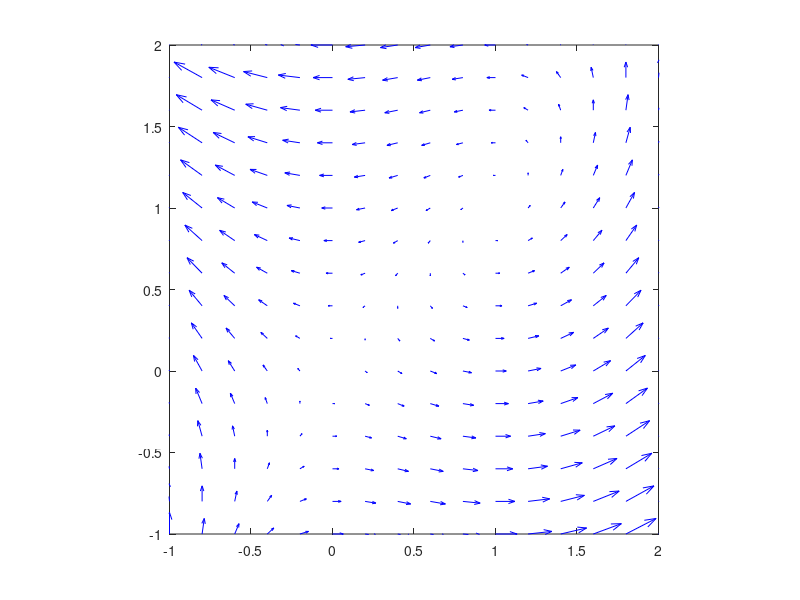

Here is the MATLAB script that generated this plot: (Note: this script raises an error after producing the figure.)
%Phong Thanh Trinh

clear; close; clc;

% Set parameters
f1 = @(x1,x2) x1 - x2; f2 = @(x1,x2) x1.*(x1 - 1);
x1_range = [-1,2]; x2_range = [-1,2]; step = 0.2;

% Plot vector field
x1 = x1_range(1):step:x1_range(2);
x2 = x2_range(1):step:x2_range(2);
[X1,X2] = meshgrid(x1,x2);
quiver(X1,X2,f1(X1,X2),f2(X1,X2),'b'); 
hold on;
axis equal; 
xlim(x1_range);
ylim(x2_range);

% Plot nullclines using fimplicit
fimplicit(f1, x1_range,'--')
fimplicit(f2, x2_range)

% Find critical points
response = input('Find a critical point? (y/n): ','s');
while response == 'y'
    x0 = input('Enter an initial guess [x1,x2]: ');
    % Compute critical point
    F = @(x) [f1(x(1), x(2)); f2(x(1),x(2))];
    options = optimoptions('fsolve', 'Display', 'none');
    critical = fsolve(F, x0,options);
    disp(['Found a critical point at x1 = ', num2str(critical(1)), ' and x2 = ', num2str(critical(2)), '.'])
    plot(critical(1), critical(2), 'r.', 'Markersize', 20);
    response = input('Find a critical point? (y/n): ','s');
end

% Define RHS of system of equations
odefun = @(t,x) [f1(x(1),x(2)); f2(x(1),x(2))];

% Set options for ode45
options = odeset('Events', @(t,x) stop(t,x,odefun,x1_range,x2_range),'RelTol',1e-8,'AbsTol',1e-10);

% Plot sample solutions given some initial conditions
response = input('Plot a solution? (y/n): ','s');
while response == 'y'
    x0 = input('Enter initial condition [x1(0),x2(0)]: ');
    % Plot solution on [0,Inf] and [0,-Inf]
    hold on;
    tspan = [0,inf];
    [T,Y] = ode45(odefun, tspan, x0, options);
    plot(Y(:,1), Y(:,2), "b");
    tspan = [0, -inf];
    [T,Y] = ode45(odefun, tspan, x0, options);
    plot(Y(:,1), Y(:,2), "b");
    response = input('Plot a solution? (y/n): ','s');
end

% Set stopping criteria for ode45 when computing solutions
function [value,isterminal,direction] = stop(t,x,odefun,x1_range,x2_range)
    value = [1,1,1];
    x1_mid = mean(x1_range);
    x2_mid = mean(x2_range);
    position = x - [x1_mid; x2_mid];
    % Stop ode45 if the solution goes beyond the figure window
    if norm(position) > norm([diff(x1_range),diff(x2_range)])/2
        value(1) = 0;
    end
    % Stop ode45 if the derivatives are very small
    if norm(odefun(t,x)) < 1e-4
        value(2) = 0;
    end
    % Stop ode45 if t gets too large
    if abs(t) > 100
        value(3) = 0;
    end
    isterminal = [1,1,1];
    direction = [0,0,0];
end